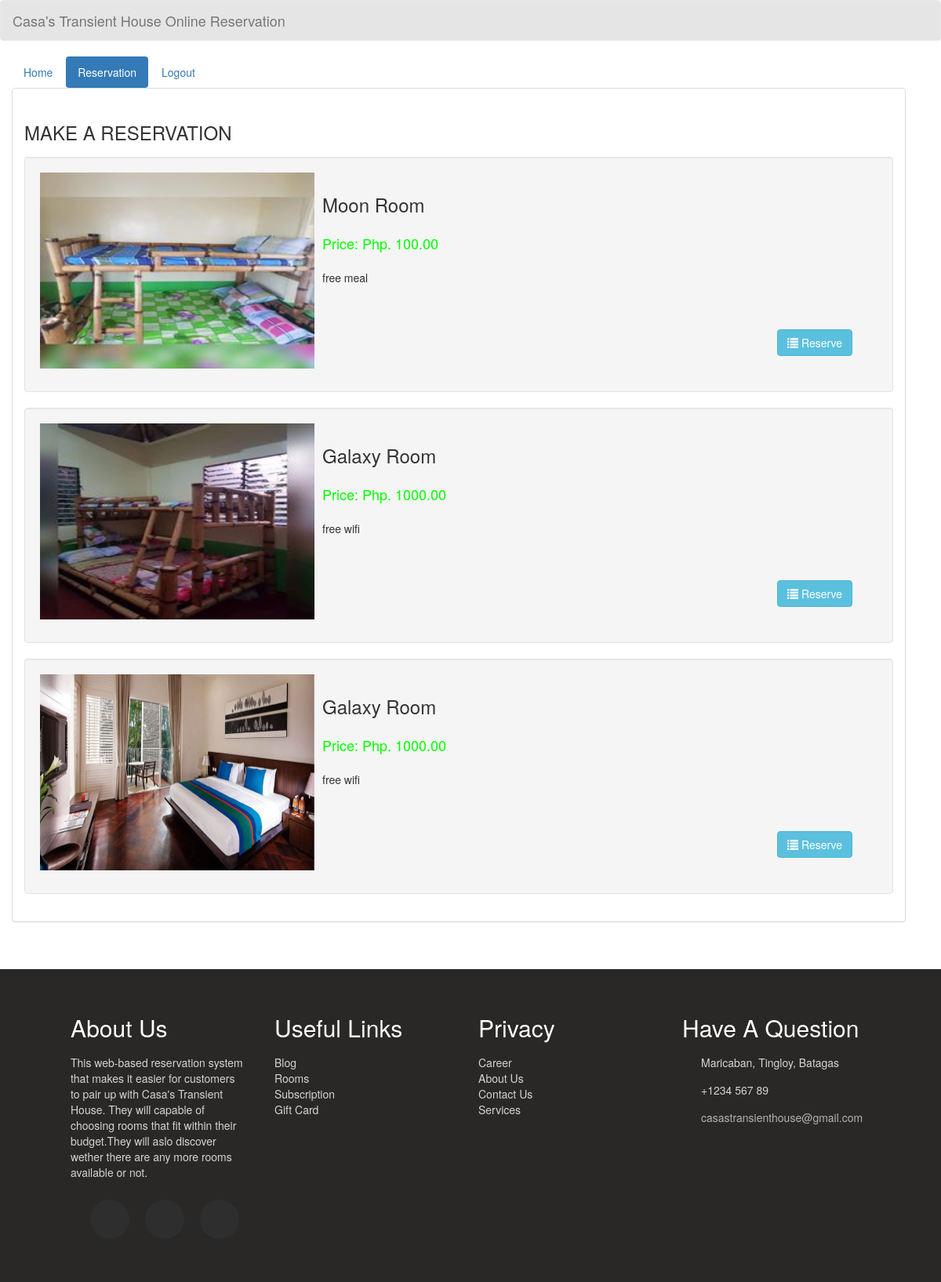
The app's page /reservation.php with its own data.
### tables this page shows
CREATE TABLE `room` (
  `room_id` int(11) NOT NULL,
  `room_type` varchar(50) NOT NULL,
  `price` varchar(11) NOT NULL,
  `descr` varchar(200) NOT NULL,
  `photo` varchar(100) NOT NULL
);

### reservation.php (the view, shortened to what this page needs)
<!DOCTYPE html>
<html lang = "en">
	<head>
		<link rel = "stylesheet" type = "text/css" href = "css/bootstrap.css " />
		<link rel = "stylesheet" type = "text/css" href = "css/style.css" />
		<link rel="stylesheet"  type="text/css" href="css/css_footer.css">
	</head>
<body>
	<nav style = "background-color:rgba(0, 0, 0, 0.1);" class = "navbar navbar-default">
		<div  class = "container-fluid">
			<div class = "navbar-header">
				<a class = "navbar-brand" >Casa's Transient House Online Reservation</a>
			</div>
		</div>
	</nav>
	<div class = "container-fluid">
		<ul class = "nav nav-pills">
			<li class = ""><a href = "home_user.php">Home</a></li>
			<li class = "active"><a href = "reservation.php">Reservation</a></li>
			<li><a href = "login_user.php">Logout</a></li>
		</ul>
	</div>
	<div style = "margin-left:0;" class = "container">
		<div class = "panel panel-default">
			<div class = "panel-body">
				<strong><h3>MAKE A RESERVATION</h3></strong>
				<?php
					require_once 'connection/connect.php';
					$query = $conn->query("SELECT * FROM `room` ORDER BY `price` ASC") or die(mysql_error());
					while($fetch = $query->fetch_array()){
				?>
					<div class = "well" style = "height:300px; width:100%;">
						<div style = "float:left;">
							<img src = "photo/<?php echo $fetch['photo']?>" height = "250" width = "350"/>
						</div>
						<div style = "float:left; margin-left:10px;">
							<h3><?php echo $fetch['room_type']?></h3>
							<h4 style = "color:#00ff00;"><?php echo "Price: Php. ".$fetch['price'].".00"?></h4>
							<h5><?php echo $fetch['descr']?></h5>
							<br /><br />
							<a style = "margin-left:580px;" href = "add_reserve.php?room_id=<?php echo $fetch['room_id']?>" class = "btn btn-info"><i class = "glyphicon glyphicon-list"></i> Reserve</a>
						</div>
					</div>
				<?php
					}
				?>
			</div>
		</div>
	</div>
	<br />
	<br />
	<footer class = "footer">
            <div class = "footer-container">
                <div>
                    <h2>About Us </h2>
					<p>This web-based reservation system that makes it easier for customers to pair up with Casa's Transient House.
						They will capable of choosing rooms that fit within their budget.They will aslo discover wether there are any more rooms available or not.
					</p>
                    <ul class = "social-icons">
                        <li class = "flex">
                        </li>
                        <li class = "flex">
                        </li>
                        <li class = "flex">
                        </li>
                    </ul>
                </div>
                <div>
                    <h2>Useful Links</h2>
                    <a href = "#">Blog</a>
                    <a href = "#">Rooms</a>
                    <a href = "#">Subscription</a>
                    <a href = "#">Gift Card</a>
                </div>
                <div>
                    <h2>Privacy</h2>
                    <a href = "#">Career</a>
                    <a href = "#">About Us</a>
                    <a href = "#">Contact Us</a>
                    <a href = "#">Services</a>
                </div>
                <div>
                    <h2>Have A Question</h2>
                    <div class = "contact-item">
                        <span>
                             Maricaban, Tingloy, Batagas
                        </span>
                    </div>
                    <div class = "contact-item">
                        <span>
                            +1234 567 89
                        </span>
                    </div>
                    <div class = "contact-item">
                        <span>
                        <a href = "https://mail.google.com/mail/u/3/#inbox">casastransienthouse@gmail.com</a>
                        </span>
                    </div>
                </div>
            </div>
        </footer>
</body>
</html>

### css/css_footer.css (style rules this page uses)
:root { --transition: all 0.7s ease; --yellow: #f9d342; --dark: #292826; }
html { scroll-behavior: smooth; }
.flex { display: flex; flex-direction: column; justify-content: center; align-items: center; }
h1, h2, h3, h4, h5, h6 { padding: 8px 0; }
.footer { background: var(--dark); color: #fff; text-align: center; }
.footer-container { width: 85vw; margin: 0 auto; padding: 30px 0; }
.footer-container p, .footer-container a, .footer-container span { opacity: 0.8; }
.footer a { display: block; color: #fff; text-decoration: none; }
.social-icons { list-style: none; display: flex; justify-content: center; padding: 15px 0; }
.social-icons li { margin: 0 10px; width: 50px; height: 50px; background: #2e2e2e; border-radius: 50%; transition: var(--transition); cursor: pointer; }
.contact-item span { display: block; }
@media (min-width: 900px) { .footer-container { display: grid; grid-template-columns: repeat(2, 1fr); grid-gap: 20px; } }
@media (min-width: 1170px) { .footer { text-align: left; } }
@media (min-width: 1170px) { .footer-container { grid-template-columns: repeat(4, 1fr); } }
@media (min-width: 1170px) { .footer-container div:nth-child(1) p { padding-right: 20px; } }
@media (min-width: 1170px) { .contact-item { display: grid; grid-template-columns: 10% 90%; margin-bottom: 15px; align-items: center; } }

### records on screen
room: photo (picture), room_type "Moon Room", price "100", descr "free meal"
room: photo (picture), room_type "Galaxy Room", price "1000", descr "free wifi"
room: photo (picture), room_type "Galaxy Room", price "1000", descr "free wifi"
